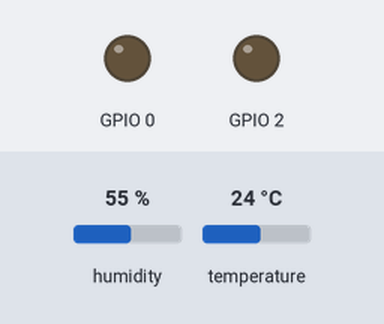
A sketch run on a simulated ESP8266 (NodeMCU). On the bench: output pins drawn as LEDs (lit = HIGH). The inputs (shaded band) are chosen by the test bench; at power-on: humidity 55 %, temperature 24 °C. WiFi joins after 1.5 s; servers stay silent unless stated; the local clock reads 2024-03-15 10:24:30 at power-on unless the sketch sets it; random numbers use the default seed unless the sketch sets one; no MQTT or app messages arrive unless stated; what the sketch prints to the serial monitor is not drawn.

Above: at 0.1 s.
Timing chart, 0 to 10.0 s (numbered marks = the images above):
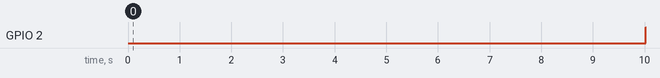

The sketch:

Hum_Temp__DS18B20_and_DHT11_mqtt_v3.ino
```cpp
#include <ESP8266WiFi.h>
#include <PubSubClient.h>
#include <time.h>
#include "DHT.h"
//#include <Arduino.h>
#include </home/rpires/Arduino/dht11/Hum_Temp__DS18B20_mqtt/DS18B20.h>

// Update these with values suitable for your network.
const char* ssid = "ESCRITORIO";
const char* password = "g0mesp1res";
const char* mqtt_server = "192.168.1.201";
#define mqtt_port 1883
#define MQTT_USER ""
#define MQTT_PASSWORD ""
#define MQTT_PUBLISH1 "home/watertemp/1/tx"
#define MQTT_RECEIVER "home/watertemp/1/rx"
#define MQTT_PUBLISH2 "home/humtemp/1/tx"
#define MQTT_PUBLISH3 "home/hum/1/tx"
#define MQTT_PUBLISH4 "home/temp/1/tx"

//float t = 0;
DS18B20 myDS18B20(2); //ESP8266 pin D4, GPIO2
char* hour_and_date;
#define DHTPIN 4    //Fisicamente é o pino 2 da board // what digital pin we're connected to
#define DHTTYPE DHT11   // DHT 22  (AM2302), AM2321
DHT dht(DHTPIN, DHTTYPE);

int period = 10000;
int i = 0;
unsigned long time_now = 0;


WiFiClient wifiClient;
PubSubClient client(wifiClient);

void setup_wifi() {
    delay(10);
    // We start by connecting to a WiFi network
    Serial.println();
    Serial.print("Connecting to ");
    Serial.println(ssid);
    WiFi.begin(ssid, password);
    while (WiFi.status() != WL_CONNECTED) {
      delay(500);
      Serial.print(".");
    }
    // The function randomSeed(seed) resets Arduino’s pseudorandom number generator.
    //randomSeed(micros());
    Serial.println("");
    Serial.println("WiFi connected");
    Serial.println("IP address: ");
    Serial.println(WiFi.localIP());

    //Connect to NTP and acquire time
    configTime(1 * 3600, 1, "pool.ntp.org", "time.nist.gov");
    Serial.println("\nWaiting for time");
    while (!time(nullptr)) {
      Serial.print(".");
      delay(500);
    }
}

void reconnect() {
  // Loop until we're reconnected
  while (!client.connected()) {
    Serial.print("Attempting MQTT connection...");
    // Create a random client ID
    String clientId = "ESP8266Client-";
    clientId += String(random(0xffff), HEX);
    // Attempt to connect
    if (client.connect(clientId.c_str(),MQTT_USER,MQTT_PASSWORD)) {
      Serial.println("connected");
      //Once connected, publish an announcement...
      time_t now = time(nullptr);
      hour_and_date = ctime(&now);
      publishSerialData1(hour_and_date);
      publishSerialData1("home/watertemp/1 is online");
      // ... and resubscribe
      client.subscribe(MQTT_RECEIVER);
    } else {
      Serial.print("failed, rc=");
      Serial.print(client.state());
      Serial.println(" try again in 5 seconds");
      // Wait 5 seconds before retrying
      delay(5000);
    }
  }
}

void callback(char* topic, byte *payload, unsigned int length) {
    Serial.println("-------new message from broker-----");
    Serial.print("channel:");
    Serial.println(topic);
    Serial.print("data:");
    Serial.write(payload, length);
    Serial.println();
    payload[length]=0;
}

void setup() {
  Serial.begin(115200);
  Serial.setTimeout(500);
  dht.begin();
  setup_wifi();
  client.setServer(mqtt_server, mqtt_port);
  client.setCallback(callback);
  reconnect();
}

void publishSerialData1(char *serialData){
  if (!client.connected()) {
    reconnect();
  }
  client.publish(MQTT_PUBLISH1, serialData);
}


void publishSerialData3(char *serialData){
  if (!client.connected()) {
    reconnect();
  }
  client.publish(MQTT_PUBLISH3, serialData);
}

void publishSerialData4(char *serialData){
  if (!client.connected()) {
    reconnect();
  }
  client.publish(MQTT_PUBLISH4, serialData);
}


void readsensors(){
  String dataString;
  int h = dht.readHumidity();
  int t2 = dht.readTemperature();
  float t = myDS18B20.Get_temp();
  char copy[3];

  //DHT11 data collection
  // Check if any reads failed and exit early (to try again).
  while (isnan(h) || isnan(t)){
    h = dht.readHumidity();
    t2 = dht.readTemperature();
    Serial.println(F("Failed to read from DHT sensor!"));
    delay(500);
  }

  //HUMIDITY
  //Convert h to a datastring
  dataString = String(h);
  Serial.print("Humidity ");
  Serial.println(dataString);
  dataString.toCharArray(copy, 32);
  publishSerialData3(copy);

  //TEMPERATURE
  //when the temperature is between 0 an 9, I want a trailing 0
  if ((t2 < 10)&&(t2>=0)) dataString = String("0")+","+t2;
  else dataString = String(t2);
  Serial.print("temperature ");
  Serial.println(dataString);
  dataString.toCharArray(copy, 32);
  publishSerialData4(copy);

  //WATER TEMP
  //transform the data into a string and send it
  dataString = String(t);
  //SEND DATA TO MQTT
  dataString.toCharArray(copy, 32);
  publishSerialData1(copy);
  Serial.print("water temperature ");
  Serial.println(dataString);

}


void loop() {
  client.loop();

  if(millis() >= time_now + period){
        time_now += period;
        readsensors();
        i++;
        Serial.print("i ");
        Serial.println(i);
        if (i>100){
          reconnect();
          i=0;
        }
    }


}
```

DS18B20.cpp
```cpp
/******************************************************************************
----------------本例程仅供学习使用，未经作者允许，不得用于其他用途。-----------
------------------------版权所有，仿冒必究！-----------------------------------
----------------1.开发环境:Arduino IDE-----------------------------------------
----------------2.测试使用开发板型号：Arduino Leonardo or Arduino UNO R3-------
----------------3.单片机使用晶振：16M------------------------------------------
----------------4.淘宝网址：Ilovemcu.taobao.com--------------------------------
----------------------------epic-mcu.taobao.com--------------------------------
----------------5.作者：神秘藏宝室---------------------------------------------
******************************************************************************/
#include "DS18B20.h"

//定义变量
unsigned char flag_temper = 0;

DS18B20::DS18B20(int pin)
{
    DS18B20_Init();
    _DS18B20_DQ = pin;
}
//****************************************************
//DS18B20写1字节
//****************************************************
void DS18B20::DS18B20_Write_Byte( unsigned char dat)
{
	unsigned char i;
	pinMode(_DS18B20_DQ,OUTPUT);
	delayMicroseconds(2);

	for( i = 0 ; i < 8 ; i++ )
	{
		digitalWrite(_DS18B20_DQ,LOW);
		delayMicroseconds(2);		//大于1us

		if((dat&0x01) == 0)			//先写低位
		{
			digitalWrite(_DS18B20_DQ,LOW);
		}
		else
		{
			digitalWrite(_DS18B20_DQ,HIGH);
		}
		dat >>= 1;

		delayMicroseconds(120);	//延时60~120us

		digitalWrite(_DS18B20_DQ,HIGH);		//释放总线
		delayMicroseconds(2);		//大于1us
	}
}

//****************************************************
//DS18B20读1字节
//****************************************************
unsigned char DS18B20::DS18B20_Read_Byte( )
{
	unsigned char dat,i;
	for( i = 0 ; i < 8 ; i++ )
	{
		pinMode(_DS18B20_DQ,OUTPUT);
		digitalWrite(_DS18B20_DQ,LOW);
		delayMicroseconds(2);		//大于1us
		digitalWrite(_DS18B20_DQ,HIGH);			//释放总线
		delayMicroseconds(2);		//大于1us

		dat >>= 1;

		pinMode(_DS18B20_DQ,INPUT_PULLUP);
		delayMicroseconds(2);

		if( digitalRead(_DS18B20_DQ) )
		{
			dat |= 0X80;
		}
		else
		{
			dat &= 0x7f;
		}
		delayMicroseconds(120);	//延时60~120us
	}
	return dat;
}

//****************************************************
//DS18B20初始化
//****************************************************
bool DS18B20::DS18B20_Init()
{
	bool Flag_exist = 1;
	pinMode(_DS18B20_DQ,OUTPUT);

	digitalWrite(_DS18B20_DQ,HIGH);			//释放总线
	delayMicroseconds(2);				//延时>1us

	digitalWrite(_DS18B20_DQ,LOW);
	delayMicroseconds(750);		//延时480~960us

	digitalWrite(_DS18B20_DQ,HIGH);			//释放总线
	delayMicroseconds(60);		//延时15~60us

	pinMode(_DS18B20_DQ,INPUT_PULLUP);
	delayMicroseconds(2);
	Flag_exist = digitalRead(_DS18B20_DQ);
	delayMicroseconds(240);		//延时60~240us

	pinMode(_DS18B20_DQ,OUTPUT);
	delayMicroseconds(2);
	digitalWrite(_DS18B20_DQ,HIGH);		//释放总线
	return Flag_exist;
}

//**********************************************************
//读取温度函数，返回温度的绝对值，并标注flag_temper，flag_temper=1表示负，flag_temper=0表示正
//**********************************************************
float DS18B20::Get_temp(void)         //读取温度值
{
	float tt;
	unsigned char a,b;
	unsigned int temp;
	if( DS18B20_Init() == 0 )                //初始化
	{
		DS18B20_Write_Byte(0xcc);          //忽略ROM指令
		DS18B20_Write_Byte(0x44);          //温度转换指令

	//	delay(750);				//PROTEUS仿真需要加

		if( DS18B20_Init() == 0 )                 //初始化
		{
			DS18B20_Write_Byte(0xcc);          //忽略ROM指令
			DS18B20_Write_Byte(0xbe);          //读暂存器指令
			a = DS18B20_Read_Byte();           //读取到的第一个字节为温度LSB
			b = DS18B20_Read_Byte();           //读取到的第一个字节为温度MSB

			temp = b;                      //先把高八位有效数据赋于temp
			temp <<= 8;                    //把以上8位数据从temp低八位移到高八位
			temp = temp|a;                //两字节合成一个整型变量

			if(temp>0xfff)
			{
				flag_temper=1;				//温度为负数
				temp=(~temp)+1;
			}
			else
			{
				flag_temper=0;				//温度为正或者0
			}

			tt = temp*0.0625;              //得到真实十进制温度值
			                                //因为DS18B20可以精确到0.0625度
			                                //所以读回数据的最低位代表的是0.0625度
			temp = tt*10+0.5;               //放大十倍
			                                //这样做的目的将小数点后第一位也转换为可显示数字
		                              	    //同时进行一个四舍五入操作。
                        tt = (float)temp/10;
		}
	}
	return tt;
}
```

DS18B20.h
```cpp
/******************************************************************************
----------------本例程仅供学习使用，未经作者允许，不得用于其他用途。-----------
------------------------版权所有，仿冒必究！-----------------------------------
----------------1.开发环境:Arduino IDE-----------------------------------------
----------------2.测试使用开发板型号：Arduino Leonardo or Arduino UNO R3-------
----------------3.单片机使用晶振：16M------------------------------------------
----------------4.淘宝网址：Ilovemcu.taobao.com--------------------------------
----------------------------epic-mcu.taobao.com--------------------------------
----------------5.作者：神秘藏宝室---------------------------------------------
******************************************************************************/
#ifndef __DS18B20_H__
#define __DS18B20_H__


#include <Arduino.h>

class DS18B20
{
public:
  DS18B20(int pin);
  void DS18B20_Write_Byte( unsigned char dat);
  unsigned char DS18B20_Read_Byte();
  bool DS18B20_Init();
  float Get_temp() ;
private:
  int _DS18B20_DQ;
  unsigned char flag_temper;
};

#endif
```

Measured:
- by itself, GPIO 2: LOW → HIGH at 10.0 s
